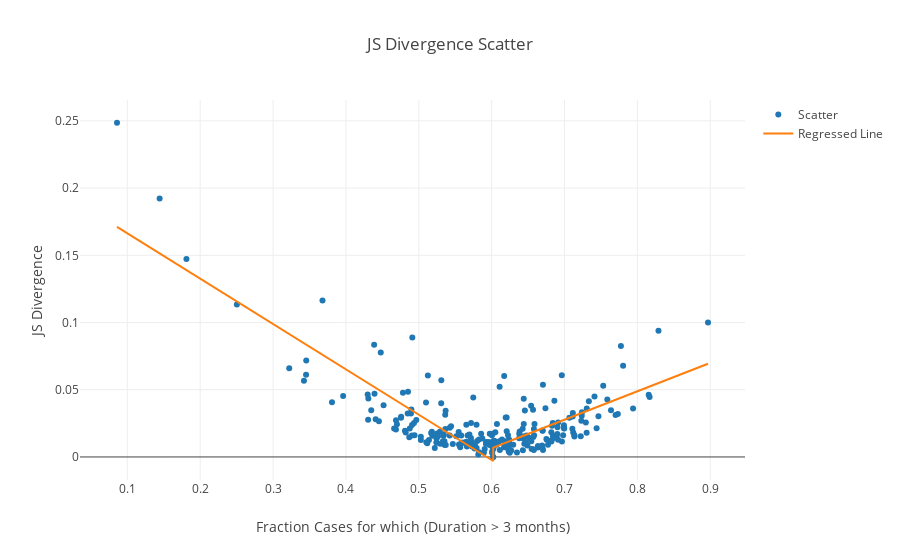

Notebook source saved alongside this figure:
### Code cell
df1 = pd.read_csv('JS_value_90_lesser_regress.csv')
df2 = pd.read_csv('JS_value_90_greater_regress.csv')

df = pd.concat([df1, df2])
df.reset_index(drop=True, inplace=True)
del df['Unnamed: 0']
# print (df)

trace1 = go.Scatter(
    x = df['Metric'],
    y = df['Distance_Metric'],
    mode = 'markers',
    name = 'Scatter'
)

trace2 = go.Scatter(
    x = df['Metric'],
    y = df['Regress_Output'],
    mode = 'lines',
    name = 'Regressed Line'
)

data = [trace1, trace2]

py.offline.init_notebook_mode(connected=True)

xaxis=dict(title='x Axis')

py.offline.iplot({
    "data": data,
    "layout": go.Layout(title="JS Divergence Scatter (Rho : -0.868, 0.666)", xaxis=dict(title='Fraction Cases for which (Duration > 3 months)'), yaxis=dict(title='JS Divergence'))},
    image ='png',
    image_width = 1000,
    image_height = 600
)

### Figure 1 — Plotly figure (JSON) as saved in the notebook; plotly's stock layout.template omitted (floating-point values rounded to 4 significant figures; data arrays with more than 128 entries replaced by an {"elided": "..."} marker saying what was removed)
{"data": [{"mode": "markers", "name": "Scatter", "type": "scatter", "x": {"elided": "245 float values"}, "y": {"elided": "245 float values"}}, {"mode": "lines", "name": "Regressed Line", "type": "scatter", "x": {"elided": "245 float values"}, "y": {"elided": "245 float values"}}], "layout": {"title": "JS Divergence Scatter", "xaxis": {"title": "Fraction Cases for which (Duration > 3 months)"}, "yaxis": {"title": "JS Divergence"}}}
